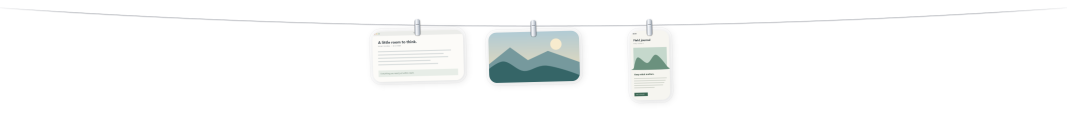
#> input picture windows/qa-design/baseline/evidence/shelf-clean.png, 3200 x 420 px (shown at 1/3 size)
$ python make-design-review.py
#> lines starting #> are read from the running program, lines starting #| are printed output that depends on the picture
"""Compare the production WPF component renders on identical synthetic backgrounds."""
from pathlib import Path
from PIL import Image, ImageDraw, ImageFont

windows = Path(__file__).resolve().parents[1]
output = windows / 'qa-design/evidence'
font = ImageFont.truetype('C:/Windows/Fonts/segoeui.ttf', 16)
sources = [windows / 'qa-design/baseline/evidence/shelf-clean.png',
           windows / 'qa-gallery/evidence/shelf-clean.png']
for dark in (False, True):
    background = '#242A25' if dark else '#EFF1EC'
    ink = '#E8ECE5' if dark else '#52604F'
    result = Image.new('RGB', (1200, 730), background)
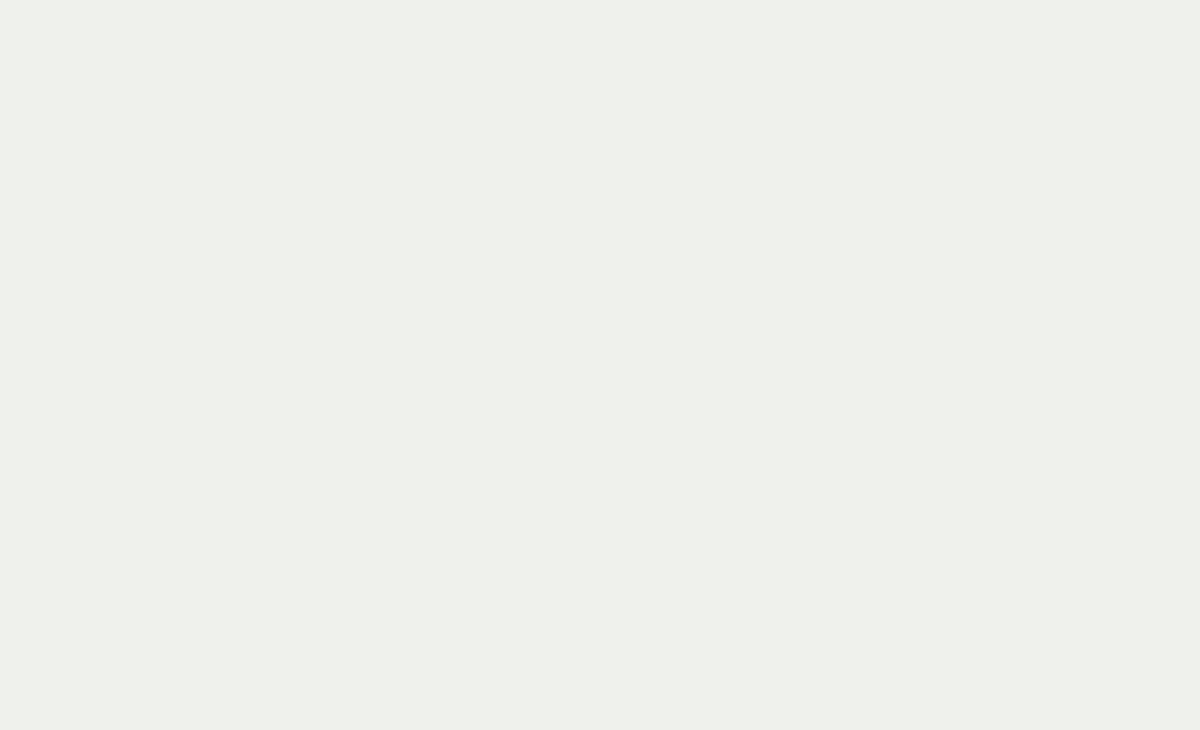
#> result: PIL image 1200x730 RGB; mean R, G, B 239, 241, 236
    for row, path in enumerate(sources):
        source = Image.open(path).convert('RGBA')
#> source is the input picture: PIL image 3200x420 RGBA; mean R, G, B, A 19.3, 20.4, 20.4, 22
        left = (source.width - 1200) // 2
#> left = 1000
        view = source.crop((left, 20, left + 1200, 350))
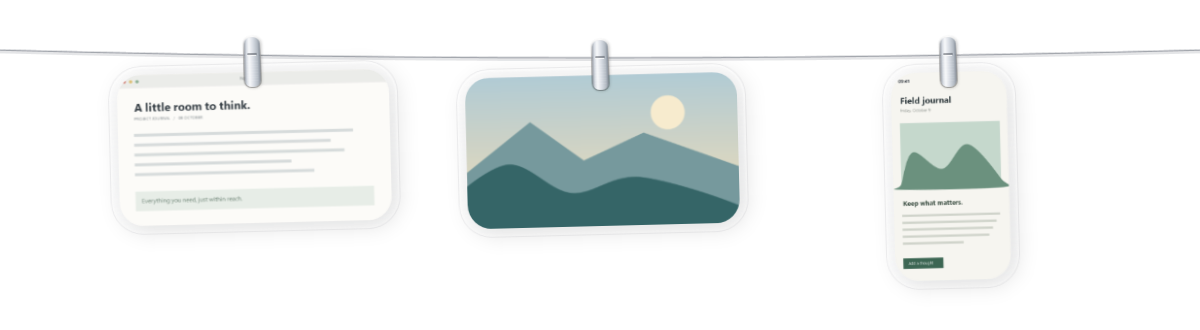
#> view: PIL image 1200x330 RGBA; mean R, G, B, A 62.8, 66.4, 65.9, 72.8; transparent parts drawn white
        result.paste(view, (0, row * 365 + 35), view)
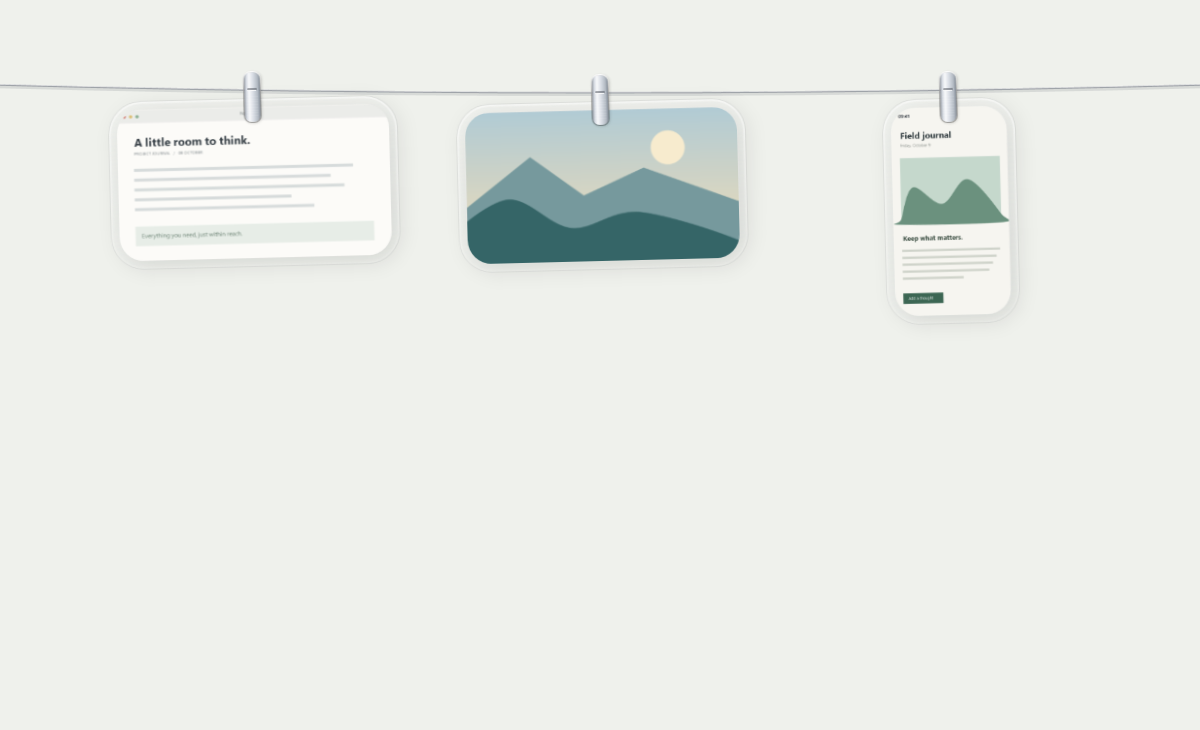
#> result: PIL image 1200x730 RGB; mean R, G, B 233.1, 236.4, 231.7
        ImageDraw.Draw(result).text((22, row * 365 + 10),
                                   '0.3 / BEFORE' if row == 0 else '0.4.1 / AFTER',
                                   font=font, fill=ink)
    result.save(output / ('comparison-dark.png' if dark else 'comparison-light.png'))
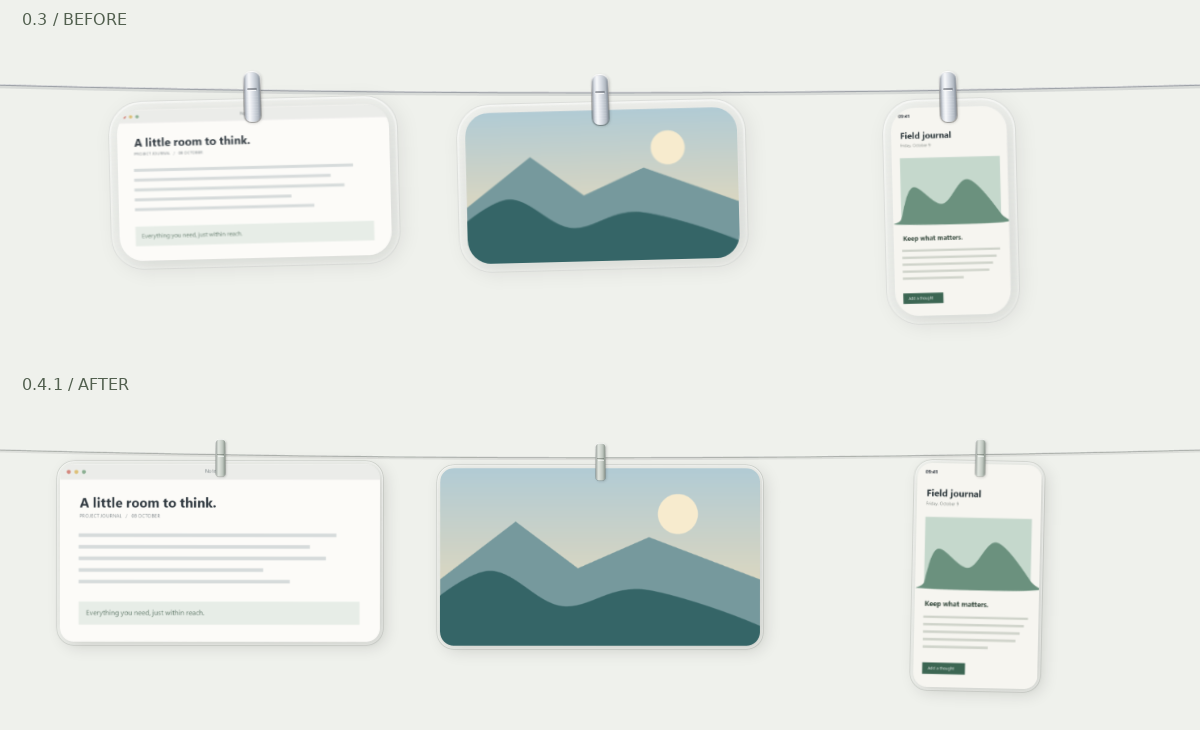
#> saved as comparison-light.png: PIL image 1200x730 RGB; mean R, G, B 225.1, 230.3, 225.9
print('Saved like-for-like WPF component comparisons. OS backdrop is verified separately.')
